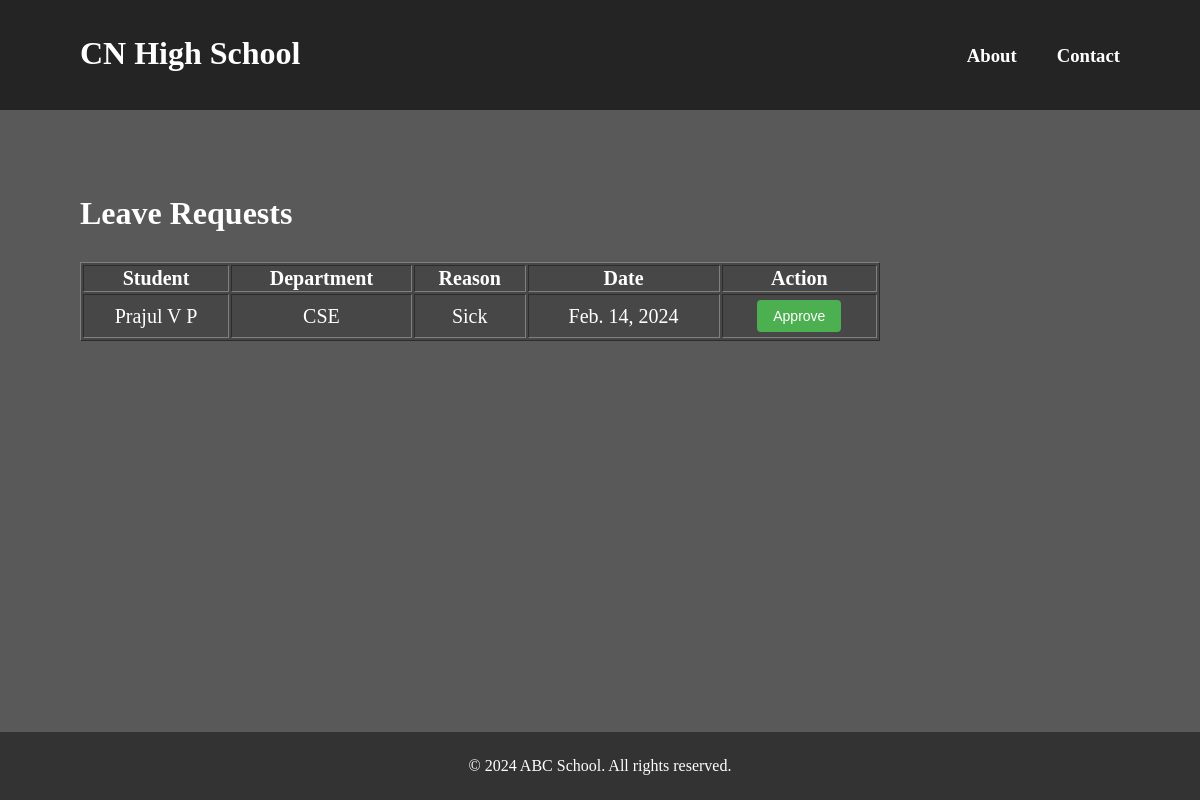
Page /viewreq/ on the committed database.
### leaveapp/models.py (models this page shows, shortened)
class leave(models.Model):
    student = models.ForeignKey(student, on_delete=models.CASCADE)
    reason = models.CharField(max_length=255,null=True)
    date = models.DateField(default=datetime.date.today)
    STATUS_CHOICES = (
        ('Pending', 'Pending'),
        ('Approved', 'Approved'),
        ('Rejected', 'Rejected'),
    )
    status = models.CharField(max_length=10, choices=STATUS_CHOICES, default='Pending')

class student(models.Model):
    firstname = models.CharField(max_length=200,null=True)
    lastname = models.CharField(max_length=200,null=True)
    username = models.CharField(max_length=200,null=True)
    password = models.IntegerField()
    email = models.CharField(max_length=200,null=True)
    age = models.IntegerField()
    phonenumber = models.IntegerField()
    address =  models.CharField(max_length=200,null=True)
    department = models.CharField(max_length=200,null=True)

### leaveapp/views.py (the view)
# urls.py: path('viewreq/', views.view_req, name='view_req'),
def view_req(request):
        leaves = leave.objects.filter(status='Pending')
        return render(request, 'viewleavereq.html',{'leaves':leaves})

### templates/viewleavereq.html (shortened to what this page needs)
<!DOCTYPE html>
<html lang="en">
<head>
</head>
<body>
    <nav>
        <div>
            <h1>CN High School</h1>
        </div>
        <div class="links">
            <a href="/about">
                <h3>About</h3>
            </a>
            <a href="/contact">
                <h3>Contact</h3>
            </a>
        </div>
    </nav>
    <div class="content">
        <h1>Leave Requests</h1>
        <table border="1">
            <thead>
                <tr>
                    <th>Student</th>
                    <th>Department</th>
                    <th>Reason</th>
                    <th>Date</th>
                    <th>Action</th>
                </tr>
            </thead>
            <tbody>
                {% for approve_leave in leaves %}
                <tr>
                    <td>{{ approve_leave.student.username }}</td>
                    <td>{{ approve_leave.student.department }}</td>
                    <td>{{ approve_leave.reason }}</td>
                    <td>{{ approve_leave.date }}</td>
                    <td>
                        <form action="{% url 'approve_leave' approve_leave.student.username  %}" method="post">
                            <button type="submit" value="Approved">Approve</button>
                        </form>
                    </td>
                </tr>
                {% endfor %}
            </tbody>
        </table>
    </div>
    <footer>
        <p>&copy; 2024 ABC School. All rights reserved.</p>
    </footer>
</body>
</html>

### templates/viewleavereq.html (style rules this page uses)
* { margin: 0; }
body { background-color: rgb(0, 0, 0, 0.65); }
nav { height: 80px; padding-left: 80px; padding-right: 80px; padding-top: 30px; background-color: rgb(36, 36, 36); color: white; display: flex; justify-content: space-between; }
.links { display: flex; justify-content: space-between; margin-left: 30px; margin-top: 15px; gap: 40px; }
.links a { color: white; text-decoration: none; }
h1 { font-size: 32px; margin-top: 5px; }
.content { padding: 80px; color: white; }
table { width: 800px; margin-top: 30px; font-size: 20px; text-align: center; background-color: rgba(0, 0, 0, 0.2) }
button { background-color: #4CAF50; border: none; color: white; padding: 8px 16px; text-align: center; text-decoration: none; display: inline-block; font-size: 14px; margin: 4px 2px; cursor: pointer; border-radius: 4px; }
footer { background-color: #333; color: #fff; height: auto; text-align: center; padding: 25px 0; position: fixed; bottom: 0; width: 100%; }

### rows in the picture
leave: student.username "Prajul V P", student.department "CSE", reason "Sick", date "Feb. 14, 2024"
